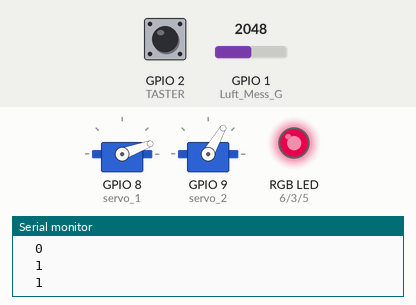
Bench run of a sketch on a simulated ESP32-S3. Shown: 2 × servo, an RGB LED mixed from three pins (HIGH = lit), the last lines printed to the serial monitor. Inputs (shaded band) come from the test bench; at power-on: GPIO 2 (TASTER) HIGH, GPIO 1 (Luft_Mess_G) = 2048. Dim RGB values are drawn brighter than linear.

Above: at 8.7 s.
8.8 s: GPIO 2 (TASTER) pulled LOW for 0.15 s
At 11.2 s:
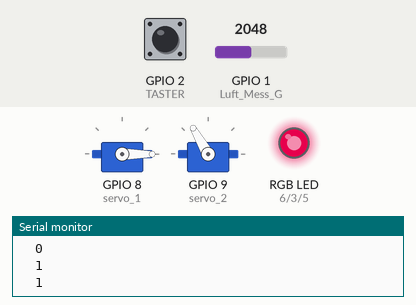
18.3 s: GPIO 2 (TASTER) pulled LOW for 3.2 s
At 18.9 s:
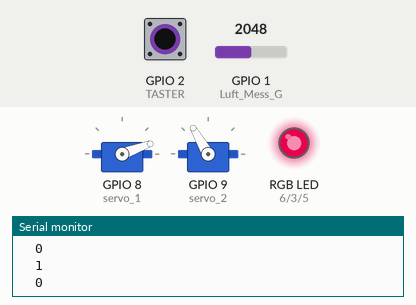
Timing chart, 0 to 21.3 s (numbered marks = the images above; inputs shaded):
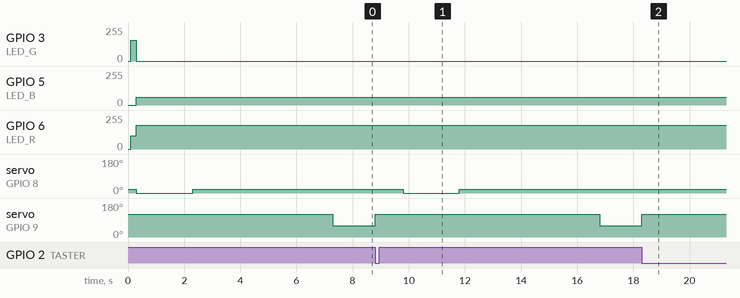

Measured:
- after the input at 8.8 s, servo on GPIO 8 (servo_1): 20° → 0° after 1.0 s, → 20° 2.0 s later; servo on GPIO 9 (servo_2): 60° → 120° at once, → 60° 8.0 s later
- after the input at 18.3 s, servo on GPIO 9 (servo_2): 60° → 120° at once

The sketch:

Ventilotto_full_Code_Kommentar.ino
```cpp
//Ventilotto - hacked Ventilator for better Air Quality
//GT+KE Hackathon WS 2020/2021
//by Ismael Rittmann, Jonas Golchini, Helena Kehl
//for educational purpose

//Bibliotheken

#include "Servo.h"
#include "Ticker.h"

//Anschlüsse, An welchen Pins die Komponenten angeschlossen sind

const int TASTER = 2;
const int LED_G = 3;
const int LED_R = 6;
const int LED_B = 5;
const int Luft_Mess_G = A0;

//Servos

Servo servo_1; //AN_AUS
Servo servo_2; //AUF_ZU

//Ticker

  //Programm, das die Sensorwerte ausliest und speichert
  void writeValues();
  Ticker getSensorValues(writeValues, 300);

  //Zeitmesser, misst und wartet eine Stunde
  void writeTime();
  Ticker missEineStunde(writeTime, 60000);   //for 1h write 60000 for 1 Sec write 1000

  //Knopf Abfrage
  void writeButtonStatus();
  Ticker readButtonValue(writeButtonStatus, 100);

  //Auslöser für Hauptprogramm, sobald eine der Beiden Auslöserbedingungen erfüllt ist, wird der Ventilotto aktiviert
  void checkValues();
  Ticker Ausloeser(checkValues, 100);

  //RGB-LED Steuerung
  void rgbLED();
  Ticker lightOutput(rgbLED, 100);

  //Debug, Ausgabe von Werten für den PC zur Überprüfung
  void valuesOutput();
  Ticker debugOutput(valuesOutput, 100);


//Variablen

int sensorValue = 100;
int smoothSensorValue = 100;
int green = 0;
int red = 0;
int blue = 0;
int minutesPassed = 0;
bool Idle = false;
bool buttonActivated = false;
int tasterstatus = 1;
int Checkpoint = 0;


void setup() {

  //Modi der jeweiligen Anschlüsse festlegen

  servo_1.attach(8);                //Servo_An_Aus
  servo_1.write(20);

  servo_2.attach(9);                //Servo_Auf_Zu
  servo_2.write(120);

  pinMode(LED_G, OUTPUT);           //grün
  pinMode(LED_R, OUTPUT);           //rot
  pinMode(LED_B, OUTPUT);           //blau
  pinMode(Luft_Mess_G, INPUT);      //Luftmessgeraet
  pinMode(TASTER, INPUT);           //Taster

  //die einzelnen Ticker-Programme starten

  getSensorValues.start();
  lightOutput.start();
  debugOutput.start();
  missEineStunde.start();
  readButtonValue.start();
  Ausloeser.start();

  //den Serial Port festlegen

  Serial.begin(9600);

}

//loop

void loop() {

  getSensorValues.update();         //zuerst werden die Werte des CO-Sensors gelesen
  missEineStunde.update();          //dann wird abgefragt, wieviel Zeit seit der letzten Aktivierung verstrichen ist
  readButtonValue.update();         //hier wird überprüft, ob der Knopf gedrückt wurde
  Ausloeser.update();               //hier wird geprüft, ob eine der Beiden Auslösebedingungen erfüllt sind.
                                    //Diese wären: Entweder ist eine Stunde seit der letzten Aktivierung vergangen oder der CO-Sensor misst einen kritischen Wert
  lightOutput.update();             //hier wird berechnet, in welche Farbe - je nach Sensorwert - die RGB_LED leuchtet. Grün bedeutet gute Luft, Rot schlechte Luft.
  debugOutput.update();             //Zum Schluss hat man hier die Möglichkeit sich verschiedene Variablen am PC anzeigen zu lassen.


  if (Idle == true and Checkpoint == 0 and buttonActivated == false){
                                    //Jetzt wird geprüft, ob der Ventilotto im richtigen Zustand ist, um ausgelöst zu werden. D.h. es wird geprüft, ob er nicht gerade schon ausgelöst ist.
      servo_1.write(0);             //Wenn das nicht der Fall ist, wird eine gewisse Reihenfolge an Aktionen nacheinander ausgeführt und alle anderen Ticker-Programme sind inaktiv.
      delay(2000);
      servo_1.write(20);
      delay(5000);
      servo_2.write(60);
      Checkpoint = 1;

    }

   if (Idle == true and Checkpoint == 1 and buttonActivated == true){
                                     //Jetzt wird geprüft, ob der Knopf aktiviert wurde und ob der Ventilotto schon ausgelöst wurde.
      servo_2.write(120);            //Trifft beides zu, so schließt die Klappe wieder und einige Variablen werden zurückgesetzt.
      delay(1000);
      minutesPassed = 0;
      Idle = false;
      Checkpoint = 0;
      buttonActivated = false;
      blue = 0;

    }

}

//Sensor lesen                        //Dieses Programm liest den CO-Sensor aus und glättet die Werte, damit keine Messschwankungen oder
void writeValues (){                  //kurze Extremspitzen den Ventilotto auslösen. Erst wenn der Wert über längere Zeit (2 Sekunden)
                                      //zu hoch ist, wird der Ventilotto ausgelöst werden.
  sensorValue = analogRead(A0);
  smoothSensorValue = (smoothSensorValue * 10) + (analogRead(A0) * 6);
  smoothSensorValue = (smoothSensorValue + 8) >> 4;
                                      //Um Werte zu glätten, werden die neuen Messwerte in einen Durchschnitt mit dem vorherigen Messwert verrechnet.
  }                                   //Diese kurze Schreibweise funktioniert ohne Teilungen in Zahlenwerte mit Nachkommastellen, da der Arduino diese
                                      //langsamer verarbeiten würde.

//1h Warten                           //Die Variable wird jede Minute um 1 erhöht. Ist ihr Wert bei 60 angekommen, ist eine Stunde vergangen.
void writeTime () {                   //Falls der Ventilotto gerade ausgelöst wurde, werden manche Programme durch die Idle Variable in den Ruhemodus versetzt.
  if (Idle == false){
    minutesPassed = minutesPassed + 1 ;
    }
  else {
    minutesPassed = 0 ;               //Im Ruhemodus wird die Zeitzählung also nicht fortgeführt, sondern auf 0 zurückgesetzt.
    }

  }

//Knopf Abfrage                       //Hier wird der ausgelesene Wert schlicht und einfach einer Varaible zugeordnet.
void writeButtonStatus(){
  tasterstatus = digitalRead(TASTER); //0 heißt der Knopf ist gedrückt.

  }

//Auslöser                            //In diesem Programm werden die Sensorwerte und Zeitmessung mit den Grenzwerten verglichen
void checkValues(){
  if (smoothSensorValue >= 200 or minutesPassed >= 60){
    Idle = true;
    }
                                      //Außerdem wird ausgelesen, ob der Knopf gedrückt ist.
  if (tasterstatus == 0) {
    buttonActivated = true;
    }

  }

//LED Farbe Programm                  //Hier wird mithilfe des Sensorwertes die Farbe der RGB-LED bestimmt
void rgbLED (){
      if (Idle == false){             //Die Sensorwerte sind direkt den Farbwerten zugewiesen, was eine simple Lösung für einen Weichen Übergang ohne Abstufungen ermöglicht.
                                      //Überschreitet der Sensorwert jedoch 255 (RGB 8bit kann jedem der Farbkanäle einen Wert von 0 bis 255 zuordnen), muss er hier gekappt werden.
        if (smoothSensorValue >= 255){
            green = 0;
            red = 255;
        }
        else {
            green = 255-smoothSensorValue ;
            red = smoothSensorValue ;
        }

      }
      else {
          green = 0;
          red = 180;
          blue = 60;
      }
                                      //Am Ende werden die Werte über Stromsignale an den richtigen Pins ausgegeben.
      analogWrite(LED_G,green);
      analogWrite(LED_R,red);
      analogWrite(LED_B,blue);

  }

//Debug Programm
void valuesOutput (){                 //Beispelhafte Überprüfung einiger Werte, indem sie über den Serial Port an einen PC übermittelt werden.
                                      //Das "\t" erzeugt in der Serial-Konsole eine neue Spalte, damit alle Werte nebeneinander angezegt werden.
  Serial.println(smoothSensorValue);
  Serial.print("\t");
  Serial.println(minutesPassed);
  Serial.print("\t");
  Serial.println(Idle);
  Serial.print("\t");
  Serial.println(tasterstatus);

  }
```
